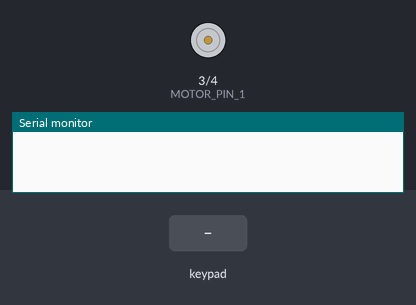
The sketch below on a simulated Arduino Uno, built with avr-gcc and run on an emulated ATmega328P. Shown: motor-driver pin pairs drawn as motors (green arrow = first pin HIGH = forward, orange = second pin HIGH = backward, longer = more drive, scaled by the enable pin), the last lines printed to the serial monitor. The test bench sets the inputs (shaded band).

Above: at 1.2 s.
1.3 s: key '4' pressed
At 1.8 s:
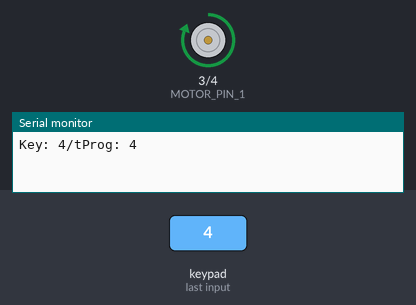
2.8 s: keypad keys 1 2 pressed 0.4 s apart
At 4.2 s:
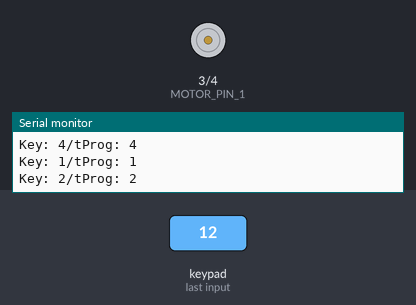
5.1 s: key '5' pressed
At 6.1 s:
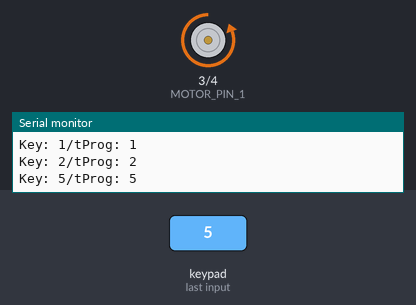
6.6 s: key '1' pressed
At 7.0 s:
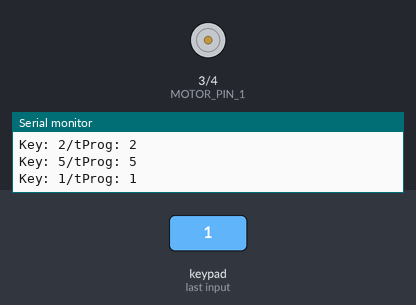
8.1 s: key '2' pressed
At 9.5 s:
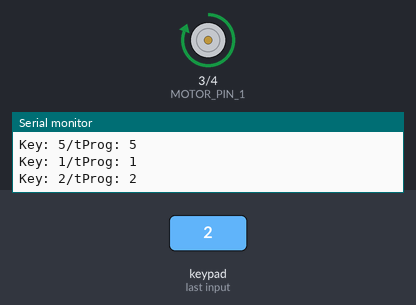
Timing chart, 0 to 10.6 s (numbered marks = the images above; inputs shaded):
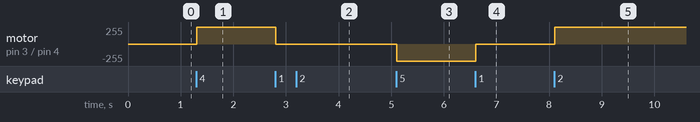

Measured:
- after the input at 1.3 s, motor on pin 3 (MOTOR_PIN_1) / pin 4 (MOTOR_PIN_2): stopped → forward 255/255 at once
- after the input at 2.8 s, motor on pin 3 (MOTOR_PIN_1) / pin 4 (MOTOR_PIN_2): forward 255/255 → stopped at once
- after the input at 5.1 s, motor on pin 3 (MOTOR_PIN_1) / pin 4 (MOTOR_PIN_2): stopped → backward 255/255 at once
- after the input at 6.6 s, motor on pin 3 (MOTOR_PIN_1) / pin 4 (MOTOR_PIN_2): backward 255/255 → stopped at once
- after the input at 8.1 s, motor on pin 3 (MOTOR_PIN_1) / pin 4 (MOTOR_PIN_2): stopped → forward 255/255 at once

The sketch:

rx-mk3.ino
```cpp
#include <DHT.h>
#include <Keypad.h>

const int DHTPIN = 13;
DHT dht(DHTPIN, DHT11);

const int MOTOR_PIN_1 = 3;
const int MOTOR_PIN_2 = 4;
const int SPEED_PIN = 2;

bool mixingLiquid = true; // whether pushing air or liquid during mixing
unsigned long curTime = 0;
unsigned long lastMix = 0;
int progIndex = 1;

char hexaKeys[2][2] = {
  {'1', '2'},
  {'4', '5'}
};

byte rowPins[2] = {8, 7};
byte colPins[2] = {6, 5};
Keypad controlPad = Keypad(makeKeymap(hexaKeys), rowPins, colPins, 2, 2);

void setup() {
  Serial.begin(9600);
  dht.begin();

  pinMode(MOTOR_PIN_1, OUTPUT);
  pinMode(MOTOR_PIN_2, OUTPUT);
  pinMode(SPEED_PIN, OUTPUT);
}

void dhtRead() {
  float temp = dht.readTemperature();
  float humidity = dht.readHumidity();
  if (isnan(temp) || isnan(humidity)) {
    Serial.println("Failed to read from DHT sensor!");
  }
  else {
    Serial.print("Temperature: ");
    Serial.print(temp);
    Serial.print("°C\tHumidity: ");
    Serial.print(humidity);
    Serial.println("%");
  }
}

void fluidIn(int flow) {
  analogWrite(SPEED_PIN, flow);
  digitalWrite(MOTOR_PIN_1, HIGH);
  digitalWrite(MOTOR_PIN_2, LOW);
}

void fluidOut(int flow) {
  analogWrite(SPEED_PIN, flow);
  digitalWrite(MOTOR_PIN_1, LOW);
  digitalWrite(MOTOR_PIN_2, HIGH);
}

void mixer(int flow, int time) {
  if (mixingLiquid == true && curTime > (lastMix + time)) {
    fluidIn(flow);
    lastMix = curTime;
    mixingLiquid = false;
  }
  else if (mixingLiquid == false && curTime > (lastMix + (time * 2))) {
    fluidOut(flow);
    lastMix = curTime;
    mixingLiquid = true;
  }
}

void readOD(int flow) {
  fluidIn(flow);
  delay(2250);
  fluidOut(flow);
  delay(3500);
}

void off() {
  digitalWrite(MOTOR_PIN_1, LOW);
  digitalWrite(MOTOR_PIN_2, LOW);
}

void runProg(int flow, int time) {
  switch (progIndex) {
  case 1:
    off();
    break;
  case 2:
    mixer(flow, time);
    break;
  case 4:
    fluidIn(flow);
    break;
  case 5:
    fluidOut(flow);
    break;
  }
}

void readNumpad() {
  char readingKey = controlPad.getKey();
  progIndex = (readingKey) ? readingKey - '0' : progIndex;
  if (readingKey) {
    Serial.print("Key: ");
    Serial.print(readingKey);
    Serial.print("/tProg: ");
    Serial.println(progIndex);
  }
}

void loop() {
  curTime = millis();
  //  dhtRead();
  readNumpad();
  runProg(220, 7000);
// fluidIn(200);
}
```
